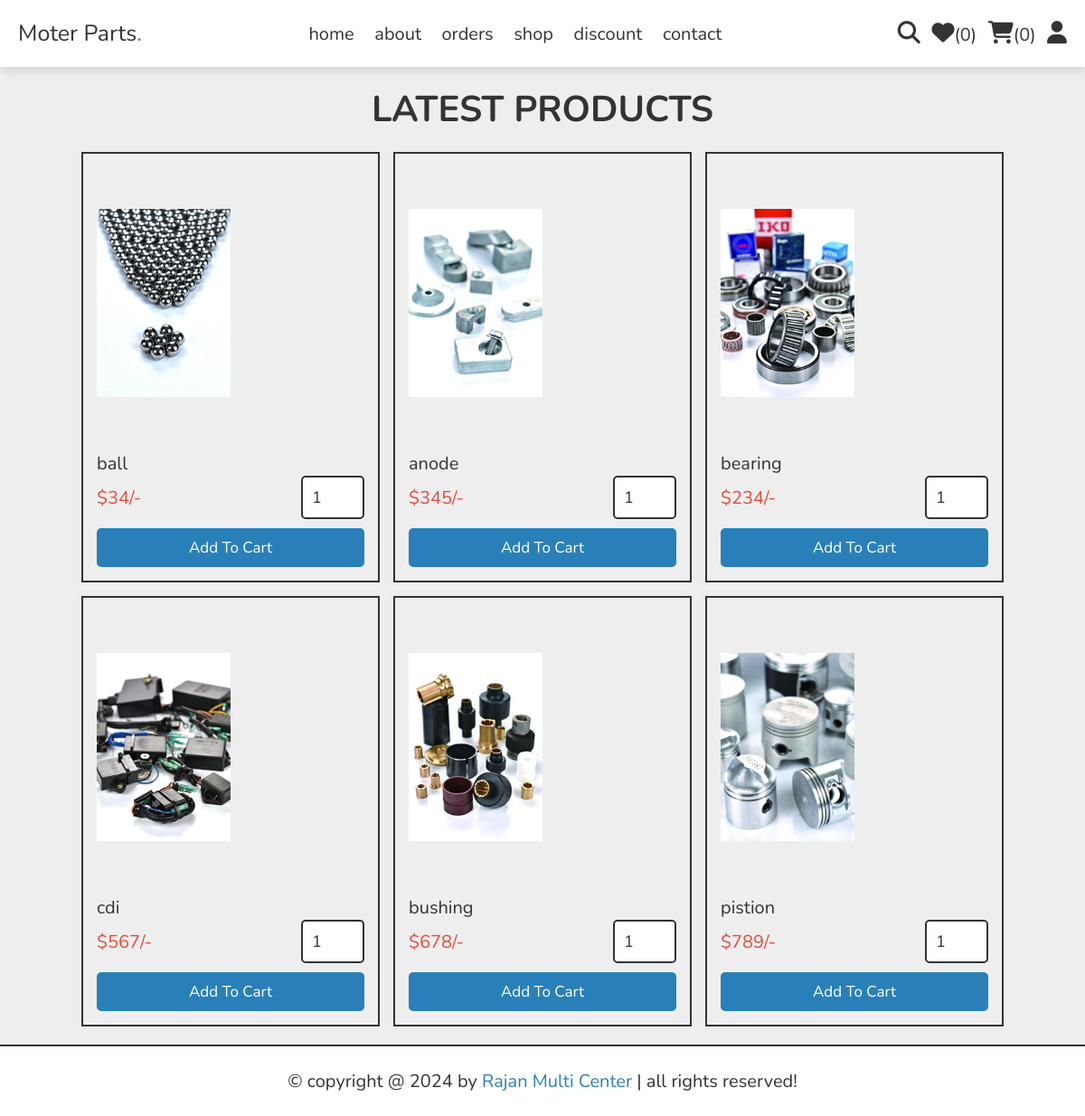
The page /shop.php on the database its author committed.
### tables this page shows
CREATE TABLE `products` (
  `id` int(100) NOT NULL,
  `name` varchar(100) NOT NULL,
  `details` varchar(500) NOT NULL,
  `price` int(10) NOT NULL,
  `discount` int(11) NOT NULL DEFAULT 0,
  `image_01` varchar(100) NOT NULL,
  `image_02` varchar(100) NOT NULL,
  `image_03` varchar(100) NOT NULL
);

### shop.php (the view, shortened to what this page needs)
<?php
include 'components/connect.php';
?>
<!DOCTYPE html>
<html lang="en">
<head>
   <link rel="stylesheet" href="https://cdnjs.cloudflare.com/ajax/libs/font-awesome/6.1.1/css/all.min.css">
   <link rel="stylesheet" href="css/style.css">
</head>
<body>
<?php include 'components/user_header.php'; ?>
<section class="products">
   <h1 class="heading">latest products</h1>
   <div class="box-container">
   <?php
     $select_products = $conn->prepare("SELECT * FROM `products`");
     $select_products->execute();
     if($select_products->rowCount() > 0){
      while($fetch_product = $select_products->fetch(PDO::FETCH_ASSOC)){
   ?>
   <form action="" method="post" class="box">
      <img src="uploaded_img/<?= $fetch_product['image_01']; ?>" alt="">
      <div class="name"><?= $fetch_product['name']; ?></div>
      <div class="flex">
         <div class="price"><span>$</span><?= $fetch_product['price']; ?><span>/-</span></div>
         <input type="number" name="qty" class="qty" min="1" max="99" onkeypress="if(this.value.length == 2) return false;" value="1">
      </div>
      <input type="submit" value="add to cart" class="btn" name="add_to_cart">
   </form>
   <?php
      }
   }else{
      echo '<p class="empty">no products found!</p>';
   }
   ?>
   </div>
</section>
<?php include 'components/footer.php'; ?>
</body>
</html>

### css/style.css (style rules this page uses)
:root { --main-color:#2980b9; --orange:#f39c12; --red:#e74c3c; --black:#333; --white:#fff; --light-color:#666; --light-bg:#eee; --border:.2rem solid var(--black); --box-shadow:0 .5rem 1rem rgba(0,0,0,.1); }
* { font-family: 'Nunito', sans-serif; margin:0; padding:0; box-sizing: border-box; outline: none; border:none; text-decoration: none; }
html { font-size: 62.5%; overflow-x: hidden; }
body { background-color: var(--light-bg); }
section { padding:2rem; max-width: 1200px; margin:0 auto; }
.heading { font-size: 4rem; color:var(--black); margin-bottom: 2rem; text-align: center; text-transform: uppercase; }
.btn, .delete-btn, .option-btn { display: block; width: 100%; margin-top: 1rem; border-radius: .5rem; padding:1rem 3rem; font-size: 1.7rem; text-transform: capitalize; color:var(--white); cursor: pointer; text-align: center; }
.btn { background-color: var(--main-color); }
.products .box-container { display: grid; grid-template-columns: repeat(auto-fit, 33rem); justify-content: center; align-items: flex-start; gap:1.5rem; }
.products .box-container .box { border:var(--border); padding:1.5rem; position: relative; overflow: hidden; }
.products .box-container .box img { height: 30rem; width: 50%; object-fit: contain; margin-bottom: 1rem; }
.products .box-container .box .name { font-size: 2rem; color:var(--black); }
.products .box-container .box .flex { display: flex; align-items: center; gap:1rem; }
.products .box-container .box .flex .qty { width: 7rem; padding:1rem; border:var(--border); font-size: 1.8rem; color:var(--black); border-radius: .5rem; }
.products .box-container .box .flex .price { font-size: 2rem; color:var(--red); margin-right: auto; }

### rows shown on the page
products: image_01 (picture), name "ball", price "34"
products: image_01 (picture), name "anode", price "345"
products: image_01 (picture), name "bearing", price "234"
products: image_01 (picture), name "cdi", price "567"
products: image_01 (picture), name "bushing", price "678"
products: image_01 (picture), name "pistion", price "789"

### other values the page prints
$total_wishlist_counts "0"
$total_cart_counts "0"
